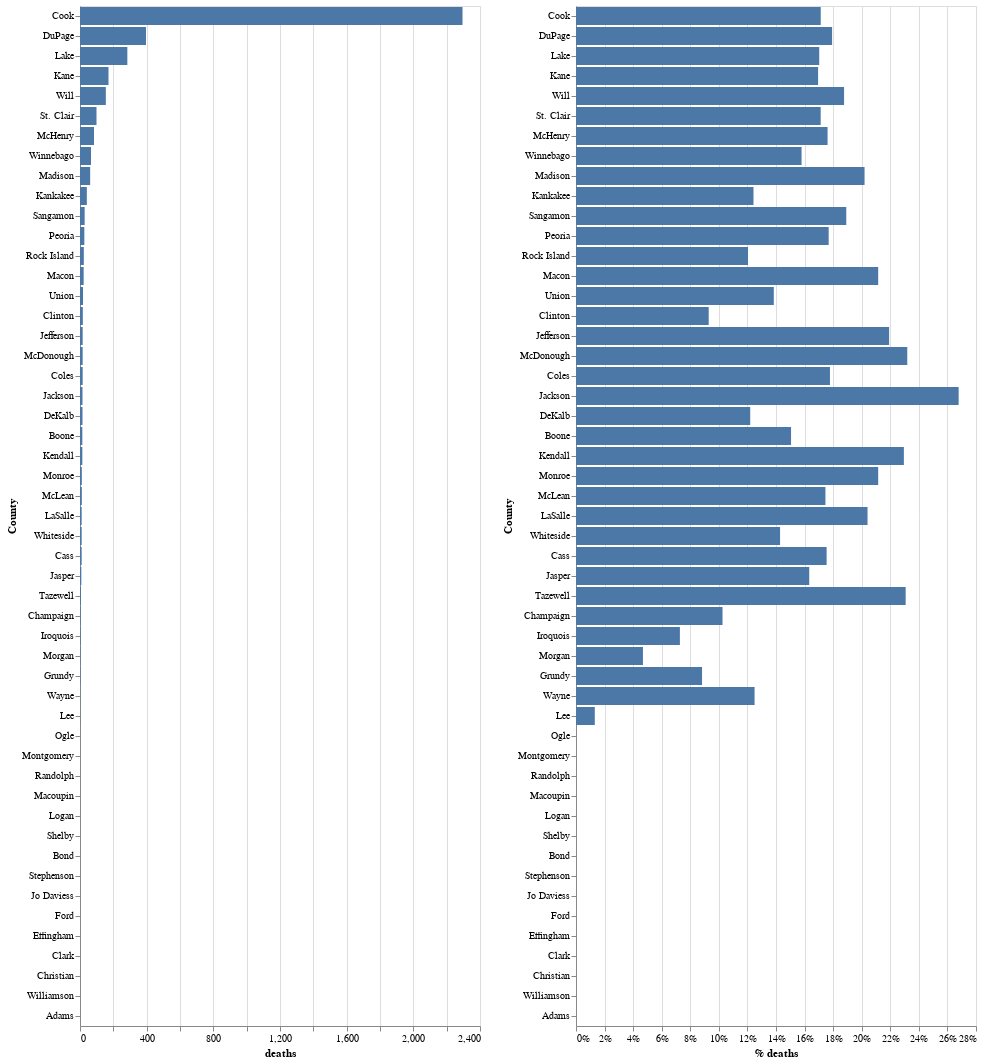

Write notebook code for a chart like this one.
### Code cell
import altair as alt
df1=df_county.sort_values(by=['deaths'], ascending=False).reset_index()
cols = ['Deaths Non LTC', 'LTC Deaths']
cols = ['LTC Deaths', 'Deaths Non LTC']


chart1 = alt.Chart(df_county.sort_values(by=['deaths'], ascending=False).reset_index()).mark_bar().encode(
    x='deaths:Q',
    y=alt.Y('County:O', sort='-x'),
    tooltip=['County', 'deaths', 'confirmed_cases', '% deaths']
)
chart2=chart1.encode(x=alt.X('% deaths', axis=alt.Axis(format='%')))
#chart2=chart1.encode(x=alt.X('% deaths'))


chart1 | chart2

### Figure 1 — Vega-Lite specification as saved in the notebook (floating-point values rounded to 4 significant figures)
{"config": {"view": {"continuousWidth": 400, "continuousHeight": 300}}, "hconcat": [{"mark": "bar", "encoding": {"tooltip": [{"type": "nominal", "field": "County"}, {"type": "quantitative", "field": "deaths"}, {"type": "quantitative", "field": "confirmed_cases"}, {"type": "quantitative", "field": "% deaths"}], "x": {"type": "quantitative", "field": "deaths"}, "y": {"type": "ordinal", "field": "County", "sort": "-x"}}}, {"mark": "bar", "encoding": {"tooltip": [{"type": "nominal", "field": "County"}, {"type": "quantitative", "field": "deaths"}, {"type": "quantitative", "field": "confirmed_cases"}, {"type": "quantitative", "field": "% deaths"}], "x": {"type": "quantitative", "axis": {"format": "%"}, "field": "% deaths"}, "y": {"type": "ordinal", "field": "County", "sort": "-x"}}}], "data": {"name": "data-83326e8a2d24994ba4631a712f3c9a80"}, "$schema": "https://vega.github.io/schema/vega-lite/v4.8.1.json", "datasets": {"data-83326e8a2d24994ba4631a712f3c9a80": [{"County": "Cook", "confirmed_cases": 13396, "deaths": 2295, "% deaths": 0.1713, "num of facilities": 286}, {"County": "DuPage", "confirmed_cases": 2209, "deaths": 396, "% deaths": 0.1793, "num of facilities": 59}, {"County": "Lake", "confirmed_cases": 1668, "deaths": 284, "% deaths": 0.1703, "num of facilities": 48}, {"County": "Kane", "confirmed_cases": 1009, "deaths": 171, "% deaths": 0.1695, "num of facilities": 37}, {"County": "Will", "confirmed_cases": 826, "deaths": 155, "% deaths": 0.1877, "num of facilities": 33}, {"County": "St. Clair", "confirmed_cases": 578, "deaths": 99, "% deaths": 0.1713, "num of facilities": 18}, {"County": "McHenry", "confirmed_cases": 477, "deaths": 84, "% deaths": 0.1761, "num of facilities": 14}, {"County": "Winnebago", "confirmed_cases": 418, "deaths": 66, "% deaths": 0.1579, "num of facilities": 17}, {"County": "Madison", "confirmed_cases": 302, "deaths": 61, "% deaths": 0.202, "num of facilities": 14}, {"County": "Kankakee", "confirmed_cases": 330, "deaths": 41, "% deaths": 0.1242, "num of facilities": 12}, {"County": "Sangamon", "confirmed_cases": 148, "deaths": 28, "% deaths": 0.1892, "num of facilities": 6}, {"County": "Peoria", "confirmed_cases": 147, "deaths": 26, "% deaths": 0.1769, "num of facilities": 7}, {"County": "Rock Island", "confirmed_cases": 191, "deaths": 23, "% deaths": 0.1204, "num of facilities": 11}, {"County": "Macon", "confirmed_cases": 104, "deaths": 22, "% deaths": 0.2115, "num of facilities": 5}, {"County": "Union", "confirmed_cases": 130, "deaths": 18, "% deaths": 0.1385, "num of facilities": 3}, {"County": "Clinton", "confirmed_cases": 183, "deaths": 17, "% deaths": 0.0929, "num of facilities": 4}, {"County": "Jefferson", "confirmed_cases": 73, "deaths": 16, "% deaths": 0.2192, "num of facilities": 1}, {"County": "McDonough", "confirmed_cases": 69, "deaths": 16, "% deaths": 0.2319, "num of facilities": 3}, {"County": "Coles", "confirmed_cases": 90, "deaths": 16, "% deaths": 0.1778, "num of facilities": 2}, {"County": "Jackson", "confirmed_cases": 56, "deaths": 15, "% deaths": 0.2679, "num of facilities": 2}, {"County": "DeKalb", "confirmed_cases": 123, "deaths": 15, "% deaths": 0.122, "num of facilities": 4}, {"County": "Boone", "confirmed_cases": 93, "deaths": 14, "% deaths": 0.1505, "num of facilities": 2}, {"County": "Kendall", "confirmed_cases": 61, "deaths": 14, "% deaths": 0.2295, "num of facilities": 3}, {"County": "Monroe", "confirmed_cases": 52, "deaths": 11, "% deaths": 0.2115, "num of facilities": 3}, {"County": "McLean", "confirmed_cases": 63, "deaths": 11, "% deaths": 0.1746, "num of facilities": 2}, {"County": "LaSalle", "confirmed_cases": 49, "deaths": 10, "% deaths": 0.2041, "num of facilities": 2}, {"County": "Whiteside", "confirmed_cases": 70, "deaths": 10, "% deaths": 0.1429, "num of facilities": 6}, {"County": "Cass", "confirmed_cases": 57, "deaths": 10, "% deaths": 0.1754, "num of facilities": 1}, {"County": "Jasper", "confirmed_cases": 49, "deaths": 8, "% deaths": 0.1633, "num of facilities": 1}, {"County": "Tazewell", "confirmed_cases": 26, "deaths": 6, "% deaths": 0.2308, "num of facilities": 2}, {"County": "Champaign", "confirmed_cases": 39, "deaths": 4, "% deaths": 0.1026, "num of facilities": 4}, {"County": "Iroquois", "confirmed_cases": 55, "deaths": 4, "% deaths": 0.07273, "num of facilities": 3}, {"County": "Morgan", "confirmed_cases": 64, "deaths": 3, "% deaths": 0.04688, "num of facilities": 1}, {"County": "Grundy", "confirmed_cases": 34, "deaths": 3, "% deaths": 0.08824, "num of facilities": 2}, {"County": "Wayne", "confirmed_cases": 8, "deaths": 1, "% deaths": 0.125, "num of facilities": 2}, {"County": "Lee", "confirmed_cases": 76, "deaths": 1, "% deaths": 0.01316, "num of facilities": 1}, {"County": "Ogle", "confirmed_cases": 8, "deaths": 0, "% deaths": 0.0, "num of facilities": 2}, {"County": "Montgomery", "confirmed_cases": 15, "deaths": 0, "% deaths": 0.0, "num of facilities": 2}, {"County": "Randolph", "confirmed_cases": 4, "deaths": 0, "% deaths": 0.0, "num of facilities": 2}, {"County": "Macoupin", "confirmed_cases": 6, "deaths": 0, "% deaths": 0.0, "num of facilities": 2}, {"County": "Logan", "confirmed_cases": 2, "deaths": 0, "% deaths": 0.0, "num of facilities": 1}, {"County": "Shelby", "confirmed_cases": 8, "deaths": 0, "% deaths": 0.0, "num of facilities": 2}, {"County": "Bond", "confirmed_cases": 3, "deaths": 0, "% deaths": 0.0, "num of facilities": 1}, {"County": "Stephenson", "confirmed_cases": 2, "deaths": 0, "% deaths": 0.0, "num of facilities": 1}, {"County": "Jo Daviess", "confirmed_cases": 2, "deaths": 0, "% deaths": 0.0, "num of facilities": 1}, {"County": "Ford", "confirmed_cases": 11, "deaths": 0, "% deaths": 0.0, "num of facilities": 3}, {"County": "Effingham", "confirmed_cases": 3, "deaths": 0, "% deaths": 0.0, "num of facilities": 1}, {"County": "Clark", "confirmed_cases": 3, "deaths": 0, "% deaths": 0.0, "num of facilities": 1}, {"County": "Christian", "confirmed_cases": 2, "deaths": 0, "% deaths": 0.0, "num of facilities": 1}, {"County": "Williamson", "confirmed_cases": 2, "deaths": 0, "% deaths": 0.0, "num of facilities": 1}, {"County": "Adams", "confirmed_cases": 9, "deaths": 0, "% deaths": 0.0, "num of facilities": 1}]}}
